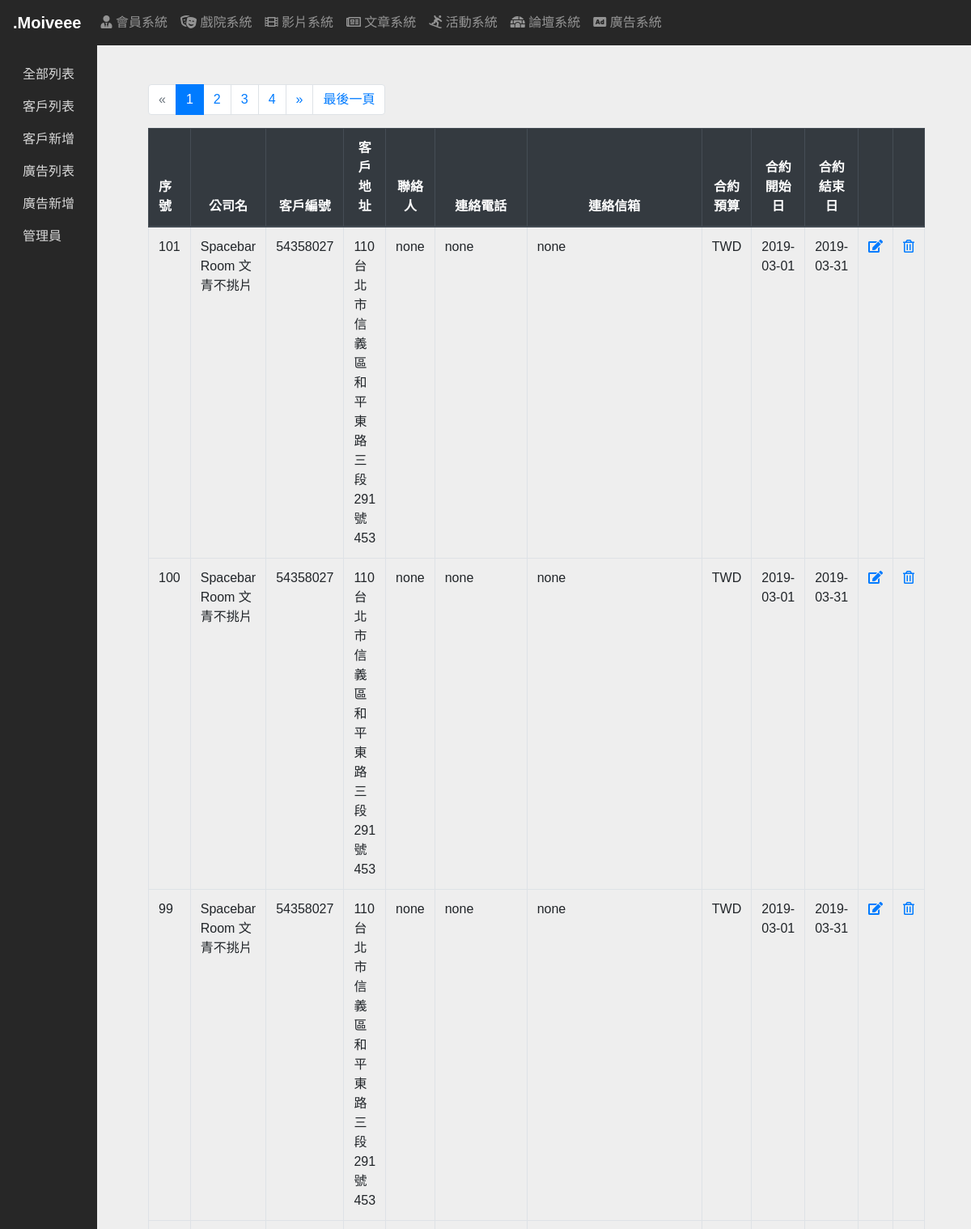
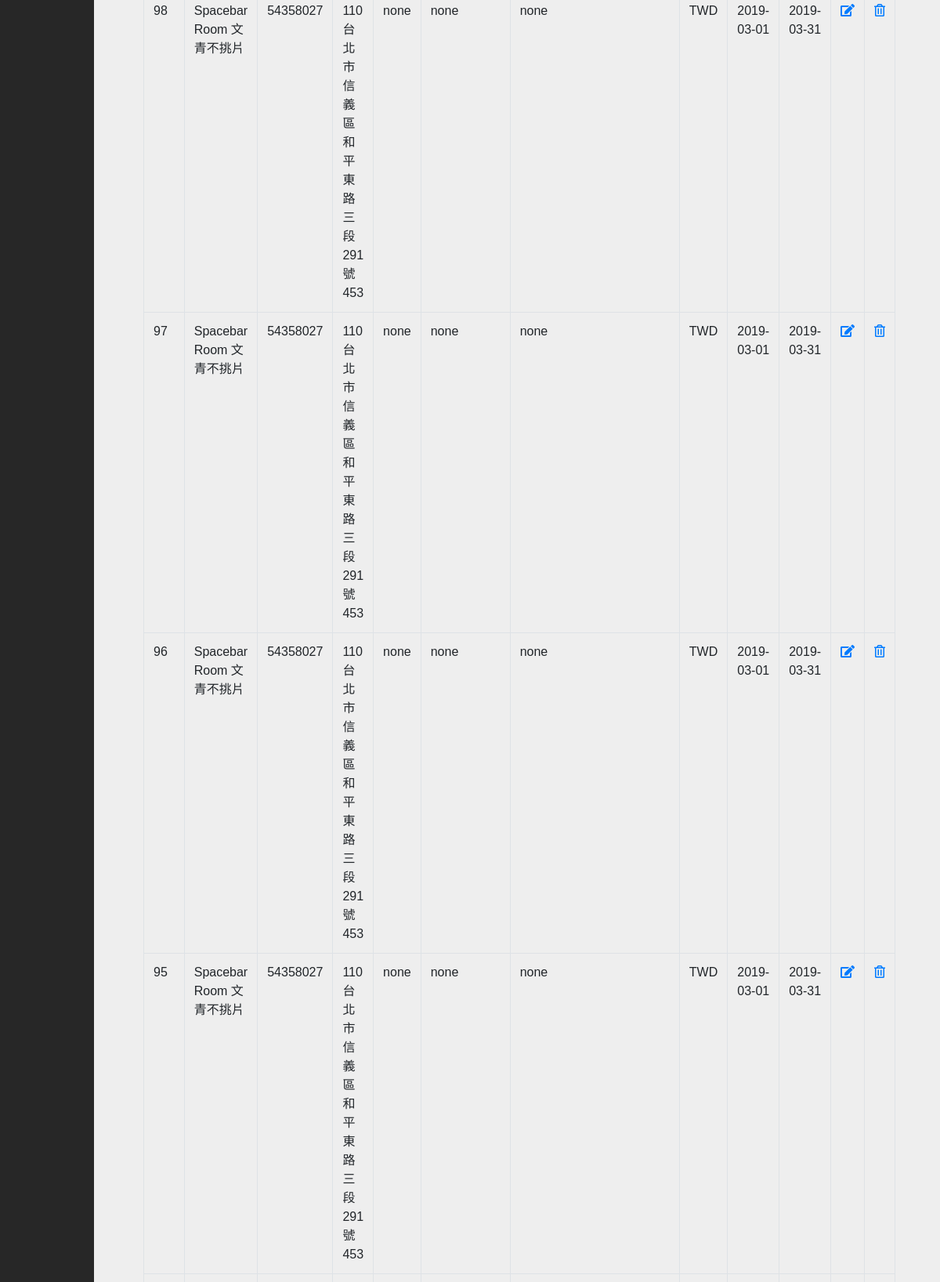
The app's page /php/ann_client_list.php (upper part) with its own data (2 pictures, top to bottom).
### tables this page shows
CREATE TABLE `ad` (
  `sn` int(11) NOT NULL,
  `client_name` varchar(255) NOT NULL,
  `client_number` varchar(255) NOT NULL,
  `client_address` varchar(255) NOT NULL,
  `client_poc` varchar(255) NOT NULL,
  `client_mobile` varchar(255) NOT NULL,
  `client_email` varchar(255) NOT NULL,
  `contract_budget` varchar(255) NOT NULL,
  `contract_start_date` date NOT NULL,
  `contract_end_date` date NOT NULL,
  `ad_name` varchar(255) NOT NULL,
  `ad_pic` varchar(255) NOT NULL,
  `ad_link` varchar(255) NOT NULL,
  `ad_link_count` varchar(255) NOT NULL,
  `ad_start_time` datetime NOT NULL,
  `ad_end_time` datetime NOT NULL
);

### php/ann_client_list.php (the view, shortened to what this page needs)
<?php
require __DIR__ . '/PDO.php';
$per_page = 10;
$page = isset($_GET['page']) ? intval($_GET['page']) : 1;
$t_sql = "SELECT COUNT(1) FROM ad";
$t_stmt = $pdo->query($t_sql);
$total_rows = $t_stmt->fetch(PDO::FETCH_NUM)[0];
$total_pages = ceil($total_rows / $per_page);
$sql = sprintf("SELECT * FROM ad ORDER BY sn DESC LIMIT %s, %s", ($page - 1) * $per_page, $per_page);
$stmt = $pdo->query($sql);
$rows = $stmt->fetchAll(PDO::FETCH_ASSOC);
?>
<?php include __DIR__ . '/head.php'; ?>
<?php include __DIR__ . '/nav.php'; ?>
<?php include __DIR__.'/ann_side_nav.php'?>
<section class="dashboard">
    <div class="container">
        <div class="row">
            <div class="col-lg-12">
                <nav aria-label="Page navigation example">
                    <ul class="pagination">
                        <li class="page-item <?= $page <= 1 ? 'disabled' : '' ?>">
                            <a class="page-link" aria-label="Previous" href="?page=<?= $page - 1 ?>">
                                <span aria-hidden="true">&laquo;</span>
                            </a>
                        </li>
                        <?php for ($i = 1; $i <= $total_pages; $i++): ?>
                        <li class="page-item <?= $i == $page ? 'active' : '' ?>">
                            <a class="page-link" href="?page=<?= $i ?>"><?= $i ?></a>
                        </li>
                        <?php endfor ?>
                        <li class="page-item <?= $page >= $total_pages ? 'disabled' : '' ?>">
                            <a class="page-link" aria-label="Next" href="?page=<?= $page + 1 ?>">
                                <span aria-hidden="true">&raquo;</span>
                            </a>
                        </li>
                        <li class="page-item">
                            <a class="page-link" href="ann_client_list.php?page=<?php echo $total_pages;?>">最後一頁</a>
                        </li>
                    </ul>
                </nav>
            </div>
        </div>
        <div class="row">
            <div class="col-lg-12">
                <table class="table table-bordered table-hover">
                    <thead class="thead-dark">
                        <tr>
                            <th scope="col">序號</th>
                            <th scope="col" class="text-center">公司名</th>
                            <th scope="col" class="text-center">客戶編號</th>
                            <th scope="col" class="text-center">客戶地址</th>
                            <th scope="col" class="text-center">聯絡人</th>
                            <th scope="col" class="text-center">連絡電話</th>
                            <th scope="col" class="text-center">連絡信箱</th>
                            <th scope="col" class="text-center">合約預算</th>
                            <th scope="col" class="text-center">合約開始日</th>
                            <th scope="col" class="text-center">合約結束日</th>
                            <th scope="col"><i class="fas fa-edit" style="display: none"></i></th>
                            <th scope="col"><i class="far fa-trash-alt" style="display: none"></i></th>
                        </tr>
                    </thead>
                    <tbody>
                        <?php foreach($rows as $row): ?>
                        <tr>
                            <td><?= $row['sn'] ?></td>
                            <td><?= $row['client_name'] ?></td>
                            <td><?= $row['client_number'] ?></td>
                            <td><?= strip_tags($row['client_address']) ?></td>
                            <td><?= $row['client_poc'] ?></td>
                            <td><?= $row['client_mobile'] ?></td>
                            <td><?= $row['client_email'] ?></td>
                            <td><?= $row['contract_budget'] ?></td>
                            <td><?= $row['contract_start_date'] ?></td>
                            <td><?= $row['contract_end_date'] ?></td>
                            <td>
                                <a href="ann_client_update.php?sn=<?= $row['sn'] ?>">
                                    <i class="fas fa-edit"></i>
                                </a>
                            </td>
                            <td>
                                <a href="javascript: delete_it(<?= $row['sn'] ?>)">
                                    <i class="far fa-trash-alt"></i>
                                </a>
                            </td>
                        </tr>
                        <?php endforeach; ?>
                    </tbody>
                </table>
            </div>
        </div>
    </div>
</section>
<?php include __DIR__ . '/foot.php'; ?>

### css/main.css (style rules this page uses)
html,body { background:#eee; font-family:'Noto Sans TC', sans-serif,Verdana, Geneva, Tahoma, sans-serif; }
.dashboard { position:fixed; top:56px; left:120px; right:0; bottom:auto; padding:3rem; }

### php/head.php (style rules this page uses)
html,body { background:#eee; font-family:'Noto Sans TC', sans-serif,Verdana, Geneva, Tahoma, sans-serif; }
.dashboard { position:absolute; top:56px; left:120px; right:0; padding:3rem; }

### records on screen
ad: sn "101", client_name "Spacebar Room 文青不挑片", client_number "54358027", client_address "110 台北市信義區和平東路三段291號453", client_poc "none", client_mobile "none", client_email "none", contract_budget "TWD", contract_start_date "2019-03-01", contract_end_date "2019-03-31"
ad: sn "100", client_name "Spacebar Room 文青不挑片", client_number "54358027", client_address "110 台北市信義區和平東路三段291號453", client_poc "none", client_mobile "none", client_email "none", contract_budget "TWD", contract_start_date "2019-03-01", contract_end_date "2019-03-31"
ad: sn "99", client_name "Spacebar Room 文青不挑片", client_number "54358027", client_address "110 台北市信義區和平東路三段291號453", client_poc "none", client_mobile "none", client_email "none", contract_budget "TWD", contract_start_date "2019-03-01", contract_end_date "2019-03-31"
ad: sn "98", client_name "Spacebar Room 文青不挑片", client_number "54358027", client_address "110 台北市信義區和平東路三段291號453", client_poc "none", client_mobile "none", client_email "none", contract_budget "TWD", contract_start_date "2019-03-01", contract_end_date "2019-03-31"
ad: sn "97", client_name "Spacebar Room 文青不挑片", client_number "54358027", client_address "110 台北市信義區和平東路三段291號453", client_poc "none", client_mobile "none", client_email "none", contract_budget "TWD", contract_start_date "2019-03-01", contract_end_date "2019-03-31"
ad: sn "96", client_name "Spacebar Room 文青不挑片", client_number "54358027", client_address "110 台北市信義區和平東路三段291號453", client_poc "none", client_mobile "none", client_email "none", contract_budget "TWD", contract_start_date "2019-03-01", contract_end_date "2019-03-31"
ad: sn "95", client_name "Spacebar Room 文青不挑片", client_number "54358027", client_address "110 台北市信義區和平東路三段291號453", client_poc "none", client_mobile "none", client_email "none", contract_budget "TWD", contract_start_date "2019-03-01", contract_end_date "2019-03-31"
